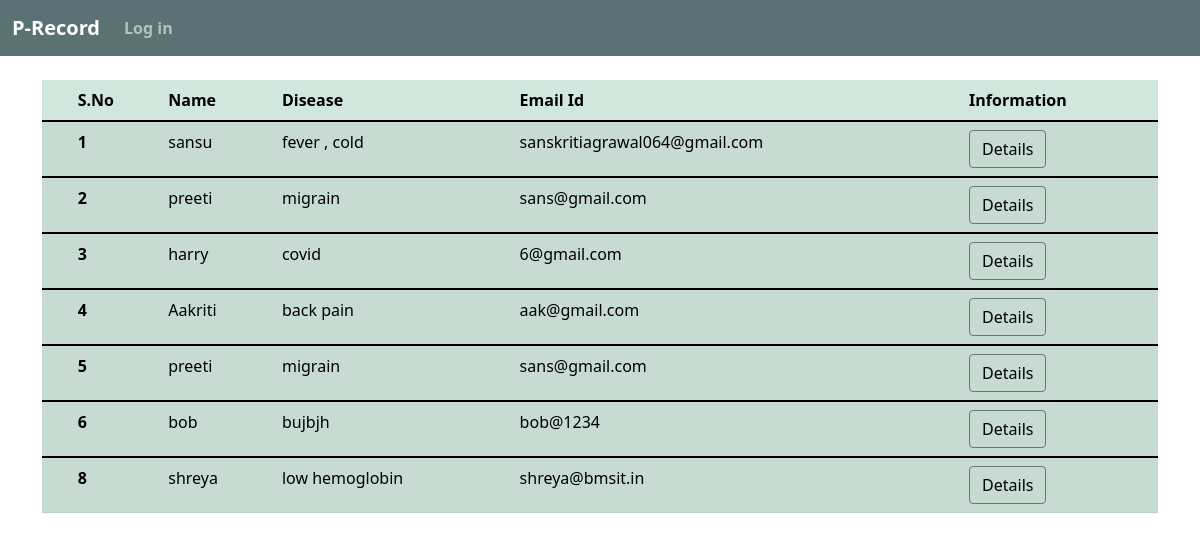
The page /show_record on the database its author committed.
### clinicapp/models.py (models this page shows, shortened)
class record(models.Model):
    name=models.CharField(max_length=55)
    email=models.EmailField()
    number=models.CharField(max_length=12)
    disease=models.CharField(max_length=55)
    condition=models.TextField()
    curr_prescribed=models.CharField(max_length=122)
    prev_prescribed=models.CharField(max_length=122)
    venue_image=models.ImageField(null=True,blank=True,upload_to="images/")

### clinicapp/views.py (the view)
# urls.py: path('show_record',views.show_record,name='show_record'),
def show_record(request):
    record_list=record.objects.all()
    print("User is", request.user)
    return render(request, 'show_record.html',{'record_list' : record_list})

### templates/show_record.html (shortened to what this page needs)
{% extends 'home.html' %}
 {% block content %}
 <div class="container my-4 ">
 <table class="table table-success table-striped " style="margin: 0px auto;">
    <thead>
      <tr>
        <th scope="col"></th>
        <th scope="col">S.No</th>
        <th scope="col">Name</th>
        <th scope="col">Disease</th>
        <th scope="col">Email Id</th>
        <th scope="col">Information</th>
      </tr>
    </thead>
    {% for record  in record_list %}
    <tbody>
      <tr>
        <th scope="row"></th>
        <th scope="row">{{record.id}}</th>
        <td>{{record.name}}</td>
        <td>{{record.disease}}</td>
        <td>{{record.email}}</td>
        <td><button type="button" class="btn btn-outline-secondary" ><a  style="color: black; text-decoration: none;" href= "{% url 'details' record.id %}">Details</a></button></td>
      </tr>
    </tbody>
    {% endfor %}
  </table>
</div>
  {% endblock  %}

### templates/home.html (shortened to what this page needs)
<!doctype html>
<html lang="en">
  <head>
    <link href="https://cdn.jsdelivr.net/npm/bootstrap@5.1.3/dist/css/bootstrap.min.css" rel="stylesheet">
  </head>
  <body>
    <nav class="navbar navbar-expand-lg navbar-dark " style="background-color:#274647c2;">
        <div class="container-fluid">
          <a class="navbar-brand" href="#"><strong>P-Record</strong></a>
          <div class="collapse navbar-collapse" id="navbarSupportedContent">
            <ul class="navbar-nav me-auto mb-2 mb-lg-0">
              {% if user.is_authenticated %}
              <li class="nav-item">
                <a class="nav-link" href="{% url 'logout_view' %}"><strong>Log out</strong></a>
              </li>
              {% else %}
              <li class="nav-item">
                <a class="nav-link" href="{% url 'login' %}"><strong>Log in</strong></a>
              </li>
              {%endif%}
            </ul>
          </div>
        </div>
      </nav>
      {% block content %}
      {% endblock %}
  </body>
</html>

### rows shown on the page
record: id "1", name "sansu", disease "fever , cold", email "sanskritiagrawal064@gmail.com"
record: id "2", name "preeti", disease "migrain", email "sans@gmail.com"
record: id "3", name "harry", disease "covid", email "6@gmail.com"
record: id "4", name "Aakriti", disease "back pain", email "aak@gmail.com"
record: id "5", name "preeti", disease "migrain", email "sans@gmail.com"
record: id "6", name "bob", disease "bujbjh", email "bob@1234"
record: id "8", name "shreya", disease "low hemoglobin", email "shreya@bmsit.in"
